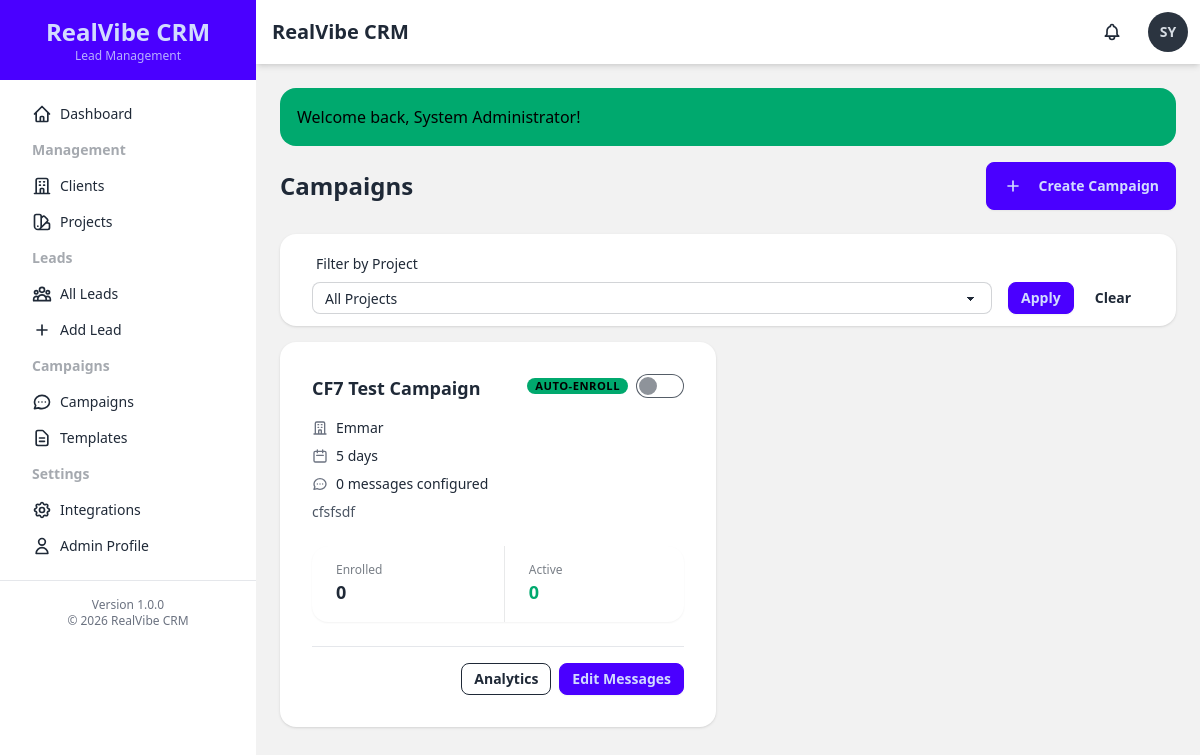
The page /campaigns (signed in) on the database its author committed.
### tables this page shows
CREATE TABLE `users` (
  `id` int(11) NOT NULL AUTO_INCREMENT,
  `username` varchar(50) NOT NULL,
  `email` varchar(100) NOT NULL,
  `password` varchar(255) NOT NULL,
  `full_name` varchar(100) NOT NULL,
  `role` enum('admin','manager','agent') NOT NULL DEFAULT 'agent',
  `is_active` tinyint(1) NOT NULL DEFAULT 1,
  `created_at` timestamp NOT NULL DEFAULT current_timestamp(),
  `updated_at` timestamp NOT NULL DEFAULT current_timestamp() ON UPDATE current_timestamp(),
  PRIMARY KEY (`id`),
  UNIQUE KEY `username` (`username`),
  UNIQUE KEY `email` (`email`),
  KEY `idx_role` (`role`),
  KEY `idx_is_active` (`is_active`)
);

CREATE TABLE `campaigns` (
  `id` int(11) NOT NULL AUTO_INCREMENT,
  `project_id` int(11) NOT NULL,
  `campaign_name` varchar(150) NOT NULL,
  `description` text DEFAULT NULL,
  `duration_days` int(11) NOT NULL DEFAULT 5,
  `is_active` tinyint(1) NOT NULL DEFAULT 0,
  `auto_enroll` tinyint(1) NOT NULL DEFAULT 0,
  `created_by` int(11) NOT NULL,
  `created_at` timestamp NOT NULL DEFAULT current_timestamp(),
  `updated_at` timestamp NOT NULL DEFAULT current_timestamp() ON UPDATE current_timestamp(),
  PRIMARY KEY (`id`),
  KEY `idx_project_id` (`project_id`),
  KEY `idx_is_active` (`is_active`),
  KEY `idx_created_by` (`created_by`),
  CONSTRAINT `fk_campaigns_created_by` FOREIGN KEY (`created_by`) REFERENCES `users` (`id`),
  CONSTRAINT `fk_campaigns_project_id` FOREIGN KEY (`project_id`) REFERENCES `projects` (`id`) ON DELETE CASCADE
);

CREATE TABLE `projects` (
  `id` int(11) NOT NULL AUTO_INCREMENT,
  `client_id` int(11) NOT NULL,
  `project_name` varchar(150) NOT NULL,
  `project_type` varchar(50) DEFAULT NULL,
  `location` varchar(200) DEFAULT NULL,
  `description` text DEFAULT NULL,
  `welcome_message` text DEFAULT NULL,
  `whatsapp_provider` varchar(50) DEFAULT 'default' COMMENT 'WhatsApp provider: default, aisensy, whatsapp_api, twilio',
  `aisensy_campaign_name` varchar(100) DEFAULT NULL COMMENT 'AiSensy campaign name (required when provider is aisensy)',
  `price_range` varchar(100) DEFAULT NULL,
  `brochure_url` varchar(255) DEFAULT NULL,
  `is_active` tinyint(1) NOT NULL DEFAULT 1,
  `created_at` timestamp NOT NULL DEFAULT current_timestamp(),
  `updated_at` timestamp NOT NULL DEFAULT current_timestamp() ON UPDATE current_timestamp(),
  PRIMARY KEY (`id`),
  KEY `idx_client_id` (`client_id`),
  KEY `idx_is_active` (`is_active`),
  CONSTRAINT `fk_projects_client_id` FOREIGN KEY (`client_id`) REFERENCES `clients` (`id`) ON DELETE CASCADE
);

### controllers/CampaignController.php (called while the page is built, shortened)
<?php
require_once __DIR__ . '/../models/Campaign.php';
class CampaignController {
    private $campaignModel;
    private $projectModel;
    public function __construct() {
        $this->campaignModel = new Campaign();
        $this->projectModel = new Project();
    }
    public function list() {
        $filters = [];
        $campaigns = $this->campaignModel->getAll($filters);
        $projects = $this->projectModel->getForDropdown();
        include BASE_PATH . 'views/campaigns/list.php';
    }
}

### includes/helpers.php (called while the page is built, shortened)
<?php
function asset($path) {
    return BASE_URL . '/assets/' . ltrim($path, '/');
}
function url($path = '') {
    return BASE_URL . '/' . ltrim($path, '/');
}
function e($string) {
    return htmlspecialchars($string ?? '', ENT_QUOTES, 'UTF-8');
}

### includes/functions.php (called while the page is built, shortened)
<?php
function getCurrentUser() {
    $db = getDatabaseConnection();
    $stmt = $db->prepare("SELECT id, username, email, full_name, role FROM users WHERE id = ? AND is_active = 1");
    $stmt->execute([$_SESSION['user_id']]);
    return $stmt->fetch();
}
function hasPermission($requiredRole) {
    $user = getCurrentUser();
    $roleHierarchy = ['agent' => 1, 'manager' => 2, 'admin' => 3];
    $userRole = $roleHierarchy[$user['role']] ?? 0;
    $required = $roleHierarchy[$requiredRole] ?? 0;
    return $userRole >= $required;
}
function getFlashMessage() {
    if (isset($_SESSION['flash_message'])) {
        $flash = $_SESSION['flash_message'];
        return $flash;
    }
    return null;
}
function truncate($text, $length = 100, $ellipsis = '...') {
    if (strlen($text) <= $length) {
        return $text;
    }
    return substr($text, 0, $length) . $ellipsis;
}

### config/database.php (called while the page is built, shortened)
<?php
class Database {
    private static $instance = null;
    private $connection;
    private function isProduction() {
        return false;
    }
    private function getCredentials() {
        if ($this->isProduction()) {
            return [
                'host' => 'localhost',
                'dbname' => 'u650869678_crm',
                'username' => 'u650869678_crm',
                'password' => 'Amul@123#',
                'charset' => 'utf8mb4'
            ];
        } else {
            return [
                'host' => 'localhost',
                'dbname' => 'realvibe',
                'username' => 'root',
                'password' => '',
                'charset' => 'utf8mb4'
            ];
        }
    }
    private function __construct() {
        $creds = $this->getCredentials();
        $dsn = "mysql:host={$creds['host']};dbname={$creds['dbname']};charset={$creds['charset']}";
        $options = [
            PDO::ATTR_ERRMODE            => PDO::ERRMODE_EXCEPTION,
            PDO::ATTR_DEFAULT_FETCH_MODE => PDO::FETCH_ASSOC,
            PDO::ATTR_EMULATE_PREPARES   => false,
            PDO::MYSQL_ATTR_INIT_COMMAND => "SET NAMES {$creds['charset']}"
        ];
        try {
            $this->connection = new PDO($dsn, $creds['username'], $creds['password'], $options);
        } catch (PDOException $e) {
            error_log("Database Connection Error: " . $e->getMessage());
            die("Database connection failed. Please check your configuration.");
        }
    }
    public static function getInstance() {
        if (self::$instance === null) {
            self::$instance = new self();
        }
        return self::$instance;
    }
    public function getConnection() {
        return $this->connection;
    }
}
function getDatabaseConnection() {
    return Database::getInstance()->getConnection();
}

### models/Campaign.php (called while the page is built, shortened)
<?php
class Campaign {
    private $db;
    public function __construct() {
        $this->db = getDatabaseConnection();
    }
    public function getAll($filters = []) {
        $sql = "
            SELECT c.*, p.project_name, cl.name as client_name, u.full_name as created_by_name,
                   (SELECT COUNT(*) FROM campaign_messages WHERE campaign_id = c.id) as messages_count,
                   (SELECT COUNT(*) FROM lead_campaigns WHERE campaign_id = c.id) as enrolled_count,
                   (SELECT COUNT(*) FROM lead_campaigns WHERE campaign_id = c.id AND status = 'active') as active_count
            FROM campaigns c
            LEFT JOIN projects p ON c.project_id = p.id
            LEFT JOIN clients cl ON p.client_id = cl.id
            LEFT JOIN users u ON c.created_by = u.id
            WHERE 1=1
        ";
        $params = [];
        $sql .= " ORDER BY c.created_at DESC";
        $stmt = $this->db->prepare($sql);
        $stmt->execute($params);
        return $stmt->fetchAll();
    }
}

### views/campaigns/list.php (the view, shortened to what this page needs)
<?php
include BASE_PATH . 'views/layouts/header.php';
?>
<div class="flex justify-between items-center mb-6">
    <h2 class="text-2xl font-bold">Campaigns</h2>
    <?php if (hasPermission('manager')): ?>
        <a href="<?= url('campaigns/create') ?>" class="btn btn-primary">
            <svg xmlns="http://www.w3.org/2000/svg" class="h-5 w-5 mr-2" fill="none" viewBox="0 0 24 24" stroke="currentColor">
                <path stroke-linecap="round" stroke-linejoin="round" stroke-width="2" d="M12 6v6m0 0v6m0-6h6m-6 0H6" />
            </svg>
            Create Campaign
        </a>
    <?php endif; ?>
</div>
<?php if (!empty($projects)): ?>
<div class="card bg-base-100 shadow mb-4">
    <div class="card-body py-3">
        <form method="GET" action="<?= url('campaigns') ?>" class="flex gap-4 items-end">
            <div class="form-control flex-1">
                <label class="label"><span class="label-text">Filter by Project</span></label>
                <select name="project_id" class="select select-bordered select-sm">
                    <option value="">All Projects</option>
                </select>
            </div>
            <div class="flex gap-2">
                <button type="submit" class="btn btn-primary btn-sm">Apply</button>
                <a href="<?= url('campaigns') ?>" class="btn btn-ghost btn-sm">Clear</a>
            </div>
        </form>
    </div>
</div>
<?php endif; ?>
<div class="grid grid-cols-1 lg:grid-cols-2 gap-6">
    <?php if (empty($campaigns)): ?>
        <div class="col-span-full">
            <div class="card bg-base-100 shadow">
                <div class="card-body">
                    <div class="empty-state">
                        <div class="empty-state-icon">📧</div>
                        <p>No campaigns found</p>
                        <?php if (hasPermission('manager')): ?>
                            <a href="<?= url('campaigns/create') ?>" class="btn btn-primary btn-sm mt-4">Create Your First Campaign</a>
                        <?php endif; ?>
                    </div>
                </div>
            </div>
        </div>
    <?php else: ?>
        <?php foreach ($campaigns as $campaign): ?>
            <div class="card bg-base-100 shadow hover:shadow-xl transition-shadow">
                <div class="card-body">
                    <div class="flex justify-between items-start mb-2">
                        <h3 class="card-title text-lg"><?= e($campaign['campaign_name']) ?></h3>
                        <div class="flex gap-2 items-center">
                            <?php if ($campaign['auto_enroll']): ?>
                                <span class="badge badge-success badge-sm">Auto-enroll</span>
                            <?php endif; ?>
                            <label class="swap">
                                <input type="checkbox" class="toggle toggle-success"
                                       onchange="toggleCampaignStatus(<?= $campaign['id'] ?>)"
                                       <?= $campaign['is_active'] ? 'checked' : '' ?>>
                            </label>
                        </div>
                    </div>
                    <div class="text-sm space-y-2">
                        <div class="flex items-center gap-2">
                            <span><?= e($campaign['project_name']) ?></span>
                        </div>
                        <div class="flex items-center gap-2">
                            <svg xmlns="http://www.w3.org/2000/svg" class="h-4 w-4 text-gray-500" fill="none" viewBox="0 0 24 24" stroke="currentColor">
                                <path stroke-linecap="round" stroke-linejoin="round" stroke-width="2" d="M8 7V3m8 4V3m-9 8h10M5 21h14a2 2 0 002-2V7a2 2 0 00-2-2H5a2 2 0 00-2 2v12a2 2 0 002 2z" />
                            </svg>
                            <span><?= $campaign['duration_days'] ?> days</span>
                        </div>
                        <div class="flex items-center gap-2">
                            <span><?= $campaign['messages_count'] ?> messages configured</span>
                        </div>
                        <?php if ($campaign['description']): ?>
                            <p class="text-gray-600 mt-2"><?= e(truncate($campaign['description'], 100)) ?></p>
                        <?php endif; ?>
                    </div>
                    <div class="stats stats-vertical lg:stats-horizontal shadow-sm mt-4 text-xs">
                        <div class="stat">
                            <div class="stat-title text-xs">Enrolled</div>
                            <div class="stat-value text-lg"><?= $campaign['enrolled_count'] ?></div>
                        </div>
                        <div class="stat">
                            <div class="stat-title text-xs">Active</div>
                            <div class="stat-value text-lg text-success"><?= $campaign['active_count'] ?></div>
                        </div>
                    </div>
                    <div class="card-actions justify-end mt-4 pt-4 border-t">
                        <a href="<?= url("campaigns/analytics?id={$campaign['id']}") ?>" class="btn btn-outline btn-sm">
                            Analytics
                        </a>
                        <?php if (hasPermission('manager')): ?>
                            <a href="<?= url("campaigns/builder?id={$campaign['id']}") ?>" class="btn btn-primary btn-sm">
                                Edit Messages
                            </a>
                        <?php endif; ?>
                    </div>
                </div>
            </div>
        <?php endforeach; ?>
    <?php endif; ?>
</div>
<?php include BASE_PATH . 'views/layouts/footer.php'; ?>

### views/layouts/header.php (shortened to what this page needs)
<?php requireLogin(); $user = getCurrentUser(); ?>
<!DOCTYPE html>
<html lang="en" data-theme="light">
<head>
    <link href="https://cdn.jsdelivr.net/npm/daisyui@latest/dist/full.css" rel="stylesheet" type="text/css" />
    <script src="https://cdn.tailwindcss.com"></script>
    <link rel="stylesheet" href="<?= asset('css/custom.css') ?>">
</head>
<body class="bg-base-200">
    <div class="drawer lg:drawer-open">
        <div class="drawer-content flex flex-col">
            <div class="navbar bg-base-100 shadow-md">
                <div class="flex-1">
                    <h1 class="text-xl font-bold ml-2"><?= APP_NAME ?></h1>
                </div>
                <div class="flex-none gap-2">
                    <div class="dropdown dropdown-end">
                        <label tabindex="0" id="notificationBell" class="btn btn-ghost btn-circle">
                            <div class="indicator">
                            </div>
                        </label>
                    </div>
                    <div class="dropdown dropdown-end">
                        <label tabindex="0" class="btn btn-ghost btn-circle avatar placeholder">
                            <div class="bg-neutral text-neutral-content rounded-full w-10">
                                <span><?= strtoupper(substr($user['full_name'], 0, 2)) ?></span>
                            </div>
                        </label>
                    </div>
                </div>
            </div>
            <div class="p-4 lg:p-6">
                <?php $flash = getFlashMessage(); if ($flash): ?>
                    <div class="alert alert-<?= $flash['type'] === 'error' ? 'error' : $flash['type'] ?> mb-4 flash-message">
                        <span><?= e($flash['message']) ?></span>
                    </div>
                <?php endif; ?>

### assets/css/custom.css (style rules this page uses)
.badge { font-weight: 600; text-transform: uppercase; font-size: 0.7rem; letter-spacing: 0.5px; }

### rows shown on the page
users: full_name "SY"
campaigns: campaign_name "CF7 Test Campaign", auto_enroll "AUTO-ENROLL", project.project_name "Emmar", duration_days "5", messages_count "0", description "cfsfsdf", enrolled_count "0", active_count "0"

### other values the page prints
APP_NAME "RealVibe CRM"
$flash['message'] "Welcome back, System Administrator!"
APP_VERSION "1.0.0"
